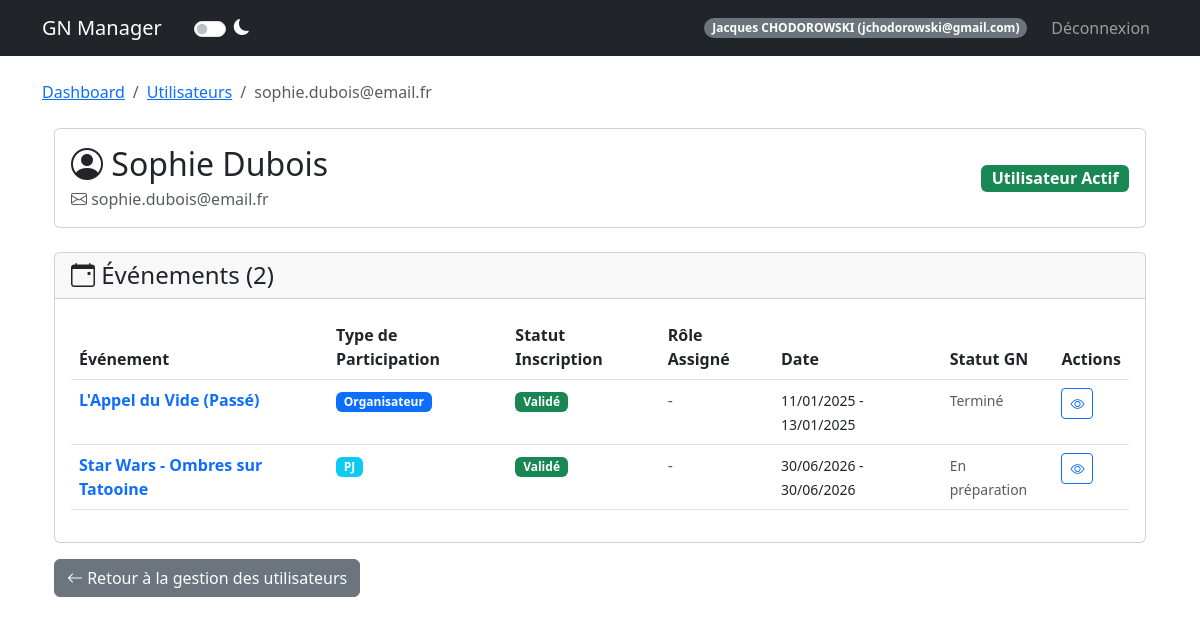
The page /admin/user/4/events (signed in) on the database its author committed.
### models.py (models this page shows, shortened)
class User(UserMixin, db.Model):
    id = db.Column(db.Integer, primary_key=True)
    email = db.Column(db.String(120), unique=True, nullable=False)
    password_hash = db.Column(db.String(128))
    nom = db.Column(db.String(80))
    prenom = db.Column(db.String(80))
    age = db.Column(db.Integer)
    genre = db.Column(db.String(20))
    avatar_url = db.Column(db.String(200))
    role = db.Column(db.String(20), default='user')  # createur, sysadmin, user
    is_banned = db.Column(db.Boolean, default=False)
    is_deleted = db.Column(db.Boolean, default=False)  # Suppression logique
    @property
    def is_admin(self):
        return self.role in ['createur', 'sysadmin']

class Event(db.Model):
    id = db.Column(db.Integer, primary_key=True)
    name = db.Column(db.String(100), nullable=False)
    description = db.Column(db.Text)
    date_start = db.Column(db.DateTime, nullable=False)
    date_end = db.Column(db.DateTime, nullable=False)
    location = db.Column(db.String(200))
    background_image = db.Column(db.String(200))
    visibility = db.Column(db.String(20), default='public')  # public, private
    organizer_structure = db.Column(db.String(100))
    org_link_url = db.Column(db.String(255))
    org_link_title = db.Column(db.String(100))
    google_form_url = db.Column(db.String(255))
    google_form_active = db.Column(db.Boolean, default=False)
    discord_webhook_url = db.Column(db.String(255), nullable=True)
    external_link = db.Column(db.String(255))
    statut = db.Column(db.String(50), default='En préparation')
    groups_config = db.Column(db.Text, default='{"PJ": ["Peu importe"], "PNJ": ["Peu importe"], "Organisateur": ["Peu importe"]}')
    max_pjs = db.Column(db.Integer, default=50)
    max_pnjs = db.Column(db.Integer, default=10)
    max_organizers = db.Column(db.Integer, default=5)

### routes/admin_routes.py (the view)
@admin_bp.route('/admin/user/<int:user_id>/events')
@login_required
@admin_required
def user_events(user_id):
    user = User.query.get_or_404(user_id)
    participations = Participant.query.filter_by(user_id=user_id)\
        .options(joinedload(Participant.event))\
        .options(joinedload(Participant.role))\
        .order_by(Participant.event_id.desc())\
        .all()
    events_data = []
    seen_events = set()
    for p in participations:
        if p.event_id not in seen_events:
            seen_events.add(p.event_id)
            events_data.append({
                'event': p.event,
                'participation': p,
                'role_name': p.role.name if p.role else None
            })
    breadcrumbs = [
        ('Dashboard', url_for('admin.dashboard')),
        ('Utilisateurs', url_for('admin.dashboard', admin_view='users') + '#admin'),
        (user.email, '#')
    ]
    return render_template(
        'user_events.html',
        user=user,
        events_data=events_data,
        breadcrumbs=breadcrumbs
    )

### templates/user_events.html (shortened to what this page needs)
{% extends "base.html" %}
{% block content %}
<div class="container mt-4">
    <div class="card mb-4">
        <div class="card-body">
            <div class="row align-items-center">
                <div class="col-md-8">
                    <h2 class="mb-1">
                        <i class="bi bi-person-circle"></i>
                        {{ user.prenom }} {{ user.nom }}
                    </h2>
                    <p class="text-muted mb-0">
                        <i class="bi bi-envelope"></i> {{ user.email }}
                    </p>
                </div>
                <div class="col-md-4 text-end">
                    {% if user.role == 'createur' %}
                    <span class="badge bg-dark fs-6">Créateur</span>
                    {% elif user.role == 'sysadmin' %}
                    <span class="badge bg-warning text-dark fs-6">SysAdmin</span>
                    {% elif user.is_banned %}
                    <span class="badge bg-danger fs-6">Banni</span>
                    {% else %}
                    <span class="badge bg-success fs-6">Utilisateur Actif</span>
                    {% endif %}
                </div>
            </div>
        </div>
    </div>
    <div class="card">
        <div class="card-header">
            <h4 class="mb-0">
                <i class="bi bi-calendar-event"></i>
                Événements ({{ events_data|length }})
            </h4>
        </div>
        <div class="card-body">
            {% if events_data %}
            <div class="table-responsive">
                <table class="table table-hover">
                    <thead>
                        <tr>
                            <th>Événement</th>
                            <th>Type de Participation</th>
                            <th>Statut Inscription</th>
                            <th>Rôle Assigné</th>
                            <th>Date</th>
                            <th>Statut GN</th>
                            <th>Actions</th>
                        </tr>
                    </thead>
                    <tbody>
                        {% for item in events_data %}
                        <tr>
                            <td>
                                <a href="{{ url_for('event.detail', event_id=item.event.id) }}"
                                    class="text-decoration-none fw-bold">
                                    {{ item.event.name }}
                                </a>
                            </td>
                            <td>
                                {% if item.participation.type == 'organisateur' %}
                                <span class="badge bg-primary">Organisateur</span>
                                {% elif item.participation.type == 'PJ' %}
                                <span class="badge bg-info">PJ</span>
                                {% elif item.participation.type == 'PNJ' %}
                                <span class="badge bg-secondary">PNJ</span>
                                {% else %}
                                <span class="badge bg-light text-dark">{{ item.participation.type }}</span>
                                {% endif %}
                            </td>
                            <td>
                                {% if item.participation.registration_status == 'Validé' %}
                                <span class="badge bg-success">Validé</span>
                                {% elif item.participation.registration_status == 'En attente' %}
                                <span class="badge bg-warning text-dark">En attente</span>
                                {% elif item.participation.registration_status == 'Rejeté' %}
                                <span class="badge bg-danger">Rejeté</span>
                                {% else %}
                                <span class="badge bg-light text-dark">{{ item.participation.registration_status
                                    }}</span>
                                {% endif %}
                            </td>
                            <td>
                                {% if item.role_name %}
                                <i class="bi bi-person-badge"></i> {{ item.role_name }}
                                {% else %}
                                <span class="text-muted">-</span>
                                {% endif %}
                            </td>
                            <td>
                                <small>
                                    {{ item.event.date_start.strftime('%d/%m/%Y') }}
                                    {% if item.event.date_end != item.event.date_start %}
                                    - {{ item.event.date_end.strftime('%d/%m/%Y') }}
                                    {% endif %}
                                </small>
                            </td>
                            <td>
                                <small class="text-muted">{{ item.event.statut }}</small>
                            </td>
                            <td>
                                <a href="{{ url_for('event.detail', event_id=item.event.id) }}"
                                    class="btn btn-sm btn-outline-primary" title="Voir les détails">
                                    <i class="bi bi-eye"></i>
                                </a>
                            </td>
                        </tr>
                        {% endfor %}
                    </tbody>
                </table>
            </div>
            {% else %}
            <div class="alert alert-info">
                <i class="bi bi-info-circle"></i>
                Cet utilisateur ne participe à aucun événement pour le moment.
            </div>
            {% endif %}
        </div>
    </div>
    <div class="mt-3">
        <a href="{{ url_for('admin.dashboard', admin_view='users') }}#admin" class="btn btn-secondary">
            <i class="bi bi-arrow-left"></i> Retour à la gestion des utilisateurs
        </a>
    </div>
</div>
{% endblock %}

### templates/base.html (shortened to what this page needs)
<!DOCTYPE html>
<html lang="fr" data-bs-theme="light">
<head>
    <link href="https://cdn.jsdelivr.net/npm/bootstrap@5.3.0/dist/css/bootstrap.min.css" rel="stylesheet">
    <link rel="stylesheet" href="https://cdn.jsdelivr.net/npm/bootstrap-icons@1.11.3/font/bootstrap-icons.min.css">
</head>
<body>
    <nav class="navbar navbar-expand-lg navbar-dark bg-dark">
        <div class="container">
            <a class="navbar-brand" href="{{ url_for('auth.index') }}">GN Manager</a>
            <div class="form-check form-switch ms-3 d-flex align-items-center">
                <input class="form-check-input" type="checkbox" role="switch" id="themeSwitch" style="cursor: pointer;">
                <label class="form-check-label text-light ms-2" for="themeSwitch" style="cursor: pointer;">
                    <i class="bi bi-moon-fill" id="themeIcon"></i>
                </label>
            </div>
            {% if current_user.is_authenticated %}
            <div class="navbar-nav ms-auto align-items-center">
                <span class="badge bg-secondary rounded-pill me-3">{{ current_user.prenom }} {{ current_user.nom|upper
                    }} ({{ current_user.email }})</span>
                <a class="nav-link" href="{{ url_for('auth.logout') }}">Déconnexion</a>
            </div>
            {% endif %}
        </div>
    </nav>
    <div class="container mt-4">
        {% if breadcrumbs %}
        <nav aria-label="breadcrumb">
            <ol class="breadcrumb">
                {% for label, url in breadcrumbs %}
                {% if loop.last %}
                <li class="breadcrumb-item active" aria-current="page">{{ label }}</li>
                {% else %}
                <li class="breadcrumb-item"><a href="{{ url }}">{{ label }}</a></li>
                {% endif %}
                {% endfor %}
            </ol>
        </nav>
        {% endif %}
        {% block content %}{% endblock %}
    </div>
</body>
</html>

### rows shown on the page
User: prenom "Jacques", nom "CHODOROWSKI", email "jchodorowski@gmail.com"
User: email "sophie.dubois@email.fr", prenom "Sophie", nom "Dubois"
Event: event.name "L'Appel du Vide (Passé)", event.date_start "11/01/2025", event.date_end "13/01/2025", event.statut "Terminé"
Event: event.name "Star Wars - Ombres sur Tatooine", event.date_start "30/06/2026", event.date_end "30/06/2026", event.statut "En préparation"

### other values the page prints
{{ label }} "Dashboard" "Utilisateurs"
{{ events_data|length }} "2"
